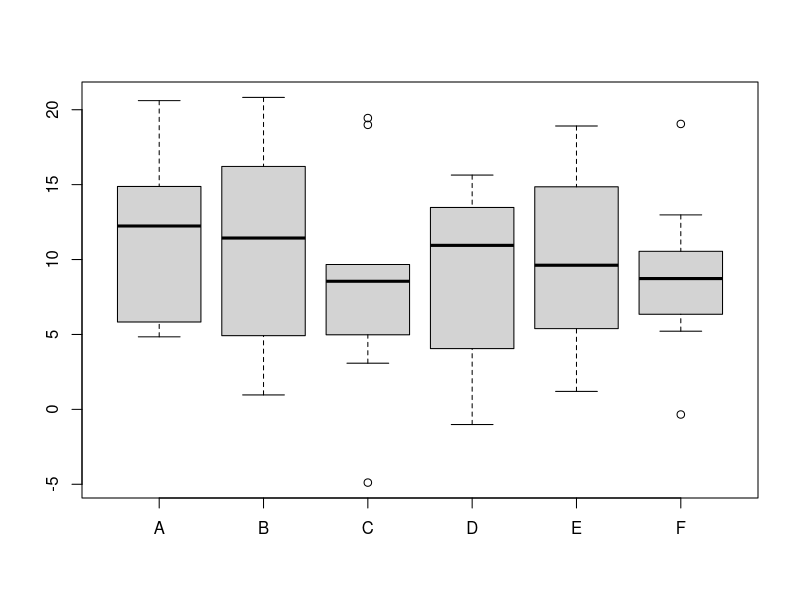

This figure's R source:
## ---- chunk 1
n <- 10
m <- 6

marray <- matrix(rnorm(n * m, 10, 5), ncol = m)

# add the row names and column names to the matrix
rownames(marray) <- paste0("probe", 1:n)
colnames(marray) <- LETTERS[1:m]

marray
## ---- chunk 2
# build the annotations dataframe for the samples
pmeta <- data.frame(sampleId = 1:m, condition = rep(c("WT", "MUT"), each = 3))
rownames(pmeta) <- colnames(marray)

pmeta
## ---- chunk 3
# build the annotations dataframe for the probes
fmeta <- data.frame(geneId = 1:n, pathway = sample(LETTERS, n, replace = TRUE))
rownames(fmeta) <- rownames(marray)
fmeta
## ---- chunk 4
maexp <- list(marray = marray, 
              fmeta = fmeta, 
              pmeta = pmeta)


rm(marray, fmeta, pmeta) ## clean up
str(maexp)
## ---- chunk 5
maexp$pmeta
## ---- chunk 6
# get the summary for column A in the array
summary(maexp$marray[, "A"])
## ---- chunk 7
# for the condition "WT" in the sample annotations, 
# get the array values for probe8
wt <- maexp$pmeta[, "condition"] == "WT"
maexp$marray["probe8", wt]
## ---- chunk 8
# get values from probe3 for conditions different that "WT"
 maexp[["marray"]]["probe3", !wt] ## different syntax
## ---- chunk 9
 boxplot(maexp$marray)
## ---- chunk 10
x <- 1:5
y <- 1:3

marray2 <- maexp$marray[x, y]

fmeta2 <- maexp$fmeta[x, ]
pmeta2 <- maexp$pmeta[y, ]

maexp2 <- list(marray = marray2, fmeta = fmeta2, pmeta = pmeta2)

rm(marray2, fmeta2, pmeta2) ## clean up
str(maexp2)
## ---- chunk 11
MArray <- setClass("MArray",
                   slots = c(marray = "matrix",
                             fmeta = "data.frame",
                             pmeta = "data.frame")
                       )
## ---- chunk 12
MArray() ## an empty object
## ---- chunk 13
# we use the previous list
ma <- MArray(marray = maexp[[1]],
             pmeta = maexp[["pmeta"]],
             fmeta = maexp[["fmeta"]]
             )
ma
## ---- chunk 14
class(ma)
## ---- chunk 15
ma@pmeta
## ---- chunk 16
setMethod("show", 
          signature = "MArray", 
          definition = function(object) {
            cat("An object of class ", class(object), "\n", sep = "")
            cat(" ", nrow(object@marray), " features by ", ncol(object@marray), 
                " samples.\n", sep = "")
            #invisible(NULL) 
            })
## ---- chunk 17
ma
## ---- chunk 18
setGeneric("marray", function(object) standardGeneric("marray"))
## ---- chunk 19
setGeneric("marray", function(object, ...) standardGeneric("marray"))
## ---- chunk 20
setMethod("marray", "MArray", function(object) object@marray)
## ---- chunk 21
marray(ma)
## ---- chunk 22
setGeneric("pmeta", function(object, ...) standardGeneric("pmeta"))
setMethod("pmeta", "MArray", function(object) object@pmeta)

setGeneric("fmeta", function(object, ...) standardGeneric("fmeta"))
setMethod("fmeta", "MArray", function(object) object@fmeta)

## ---- chunk 23
pmeta(ma)
## ---- chunk 24
fmeta(ma)
## ---- chunk 25
setMethod("[", "MArray", 
          function(x, i, j, drop = "missing") { 
              .marray <- x@marray[i, j] 
              .pmeta <- x@pmeta[j, ] 
              .fmeta <- x@fmeta[i, ]
                MArray(marray = .marray,
                        fmeta = .fmeta,
                        pmeta = .pmeta)
})
## ---- chunk 26
ma[1:5, 1:3]
## ---- chunk 27
isGeneric("summary")
## ---- chunk 28
setMethod("summary", "MArray", 
          function(object, sample) {
              summary(object@marray[, sample])
          }          )
## ---- chunk 29
# get the summary
summary(ma, "D")
## ---- chunk 30
# for the condition "WT" in the sample annotations, 
# get the array values for probe8
wt <- maexp$pmeta[, "condition"] == "WT"
maexp$marray["probe8", wt]
## ---- chunk 31
setGeneric("getValuesForProbeCondition", 
           function(object, ...) standardGeneric("getValuesForProbeCondition"))

setMethod("getValuesForProbeCondition", "MArray",
          function(object, probe, condition) {
              cond = object@pmeta[, "condition"] == condition
              return(object@marray[probe, cond])
          })
## ---- chunk 32
getValuesForProbeCondition(ma, "probe3", "WT")
## ---- chunk 33
setGeneric("getSampleConditions", function(object, ...) 
    standardGeneric("getSampleConditions"))

setMethod("getSampleConditions", "MArray", 
          function(object) {
              unique(object@pmeta$condition)
          })
## ---- chunk 34
getSampleConditions(ma)
## ---- chunk 35
setGeneric("getProbePathways", function(object, ...)
           standardGeneric("getProbePathways"))

setMethod("getProbePathways", "MArray", 
          function(object) {
              unique(object@fmeta$pathway)
          })
## ---- chunk 36
getProbePathways(ma)
## ---- chunk 37
slotNames(ma)
## ---- chunk 38
getClass("MArray")
## ---- chunk 39
showMethods(classes = "MArray")
